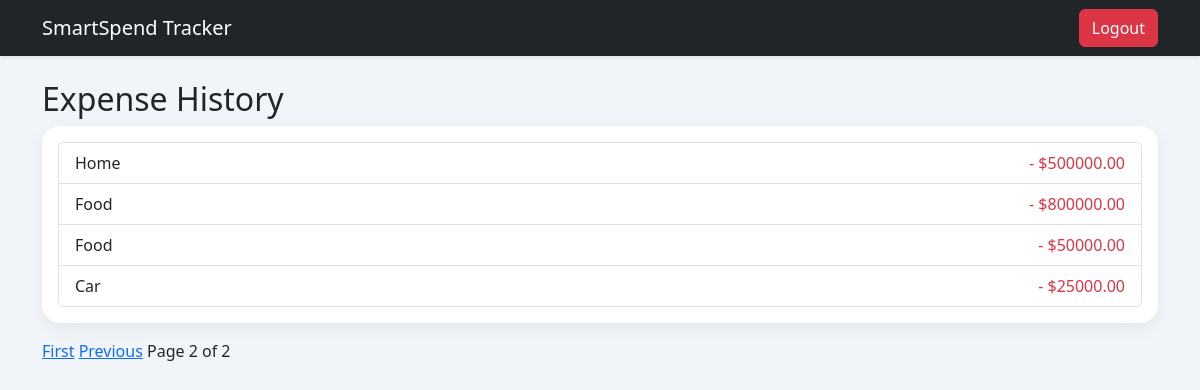
The app's page /expense-list/?page=2 (signed in) with its own data.
### tracker/models.py (models this page shows, shortened)
class Expense(models.Model):
    CATEGORY_CHOICES = [
        ("Groceries", "Groceries"),
        ("Utilities", "Utilities"),
        ("Healthcare", "Healthcare"),
        ("Insurance", "Insurance"),
        ("Rent", "Rent"),
        ("Transportation", "Transportation"),
        ("Dining Out", "Dining Out"),
        ("Entertainment", "Entertainment"),
        ("Education", "Education"),
    ]
    user = models.ForeignKey(User, on_delete=models.CASCADE)
    amount = models.DecimalField(max_digits=10, decimal_places=2)
    category = models.CharField(max_length=100, choices=CATEGORY_CHOICES)
    date = models.DateField()
    description = models.TextField(blank=True)
    created_at = models.DateTimeField(auto_now_add=True)

### tracker/views.py (the view)
# urls.py: path("expense-list/", views.expense_list, name="expense_list"),
@login_required
def expense_list(request):
    expenses = Expense.objects.filter(user=request.user).order_by("-created_at")
    paginator = Paginator(expenses, 5)
    page_number = request.GET.get("page")
    page_obj = paginator.get_page(page_number)
    return render(request, "expense_list.html", {
        "page_obj": page_obj
    })

### templates/expense_list.html (shortened to what this page needs)
{% extends "base.html" %}
{% block content %}
<h2>Expense History</h2>
<div class="card p-3">
    <ul class="list-group">
        {% for expense in page_obj %}
        <li class="list-group-item d-flex justify-content-between">
            <span>{{ expense.category }}</span>
            <span class="text-danger">- ${{ expense.amount }}</span>
        </li>
        {% endfor %}
    </ul>
</div>
<div class="mt-3">
    {% if page_obj.has_previous %}
        <a href="?page=1">First</a>
        <a href="?page={{ page_obj.previous_page_number }}">Previous</a>
    {% endif %}
    <span> Page {{ page_obj.number }} of {{ page_obj.paginator.num_pages }} </span>
</div>
{% endblock %}

### templates/base.html (style rules this page uses)
body { background: #f1f5f9; min-height: 100vh; }
.card { border: none; border-radius: 18px; box-shadow: 0 6px 18px rgba(0,0,0,0.06); }

### records on screen
Expense: category "Home", amount "500000.00"
Expense: category "Food", amount "800000.00"
Expense: category "Food", amount "50000.00"
Expense: category "Car", amount "25000.00"

### other values on screen
{{ page_obj.number }} "2"
{{ page_obj.paginator.num_pages }} "2"
